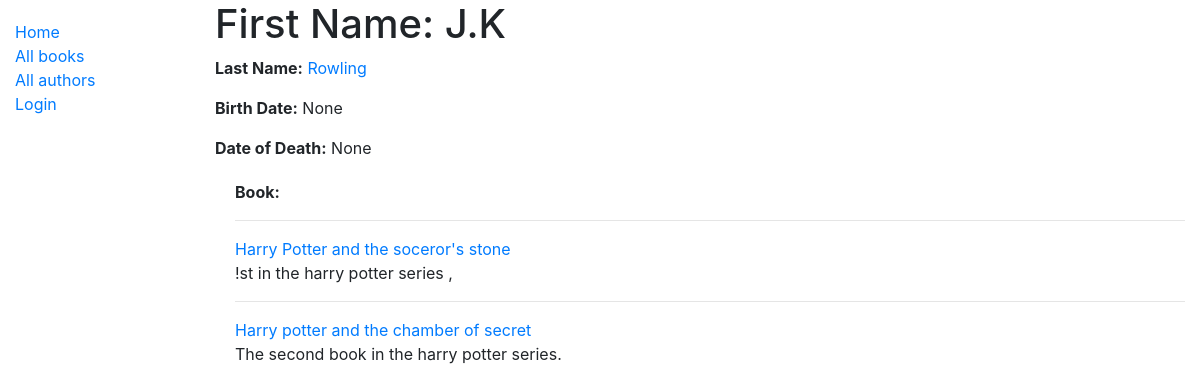
Screenshot of /catalog/author/4 with the database file from the repository.
### catalog/models.py (models this page shows, shortened)
class Author(models.Model):
    first_name = models.CharField(max_length=100)
    last_name = models.CharField(max_length=100)
    date_of_birth = models.DateField(null=True, blank=True)
    date_of_death = models.DateField('Died', null=True, blank=True)
    class Meta:
        ordering = ['last_name', 'first_name']

class Book(models.Model):
    title = models.CharField(max_length=200)
    author = models.ForeignKey('Author', on_delete=models.SET_NULL, null=True)
    summary = models.TextField(max_length=1000, help_text='Enter a brief description of the book')
    isbn = models.CharField('ISBN', max_length=13,
                            help_text='13 Character <a href="https://www.isbn-international.org/content/what-isbn">ISBN number</a>')
    genre = models.ManyToManyField(Genre, help_text='Select a genre for this book')
    def __str__(self):
        return self.title

### catalog/views.py (the view)
# urls.py: path('author/<int:pk>', views.AuthorDetailView.as_view(), name='author-detail'),
class AuthorDetailView(generic.DetailView):
    model = Author

### catalog/templates/catalog/author_detail.html (shortened to what this page needs)
<!DOCTYPE html>
<html lang="en">
<head>
</head>
<body>
{% extends "base_generic.html" %}
{% block content %}
  <h1>First Name: {{ author.first_name }}</h1>
  <p><strong>Last Name:</strong> <a href="">{{author.last_name }}</a></p>
  <p><strong>Birth Date:</strong> {{ author.date_of_birth }}</p>
  <p><strong>Date of Death:</strong> {{ author.date_of_death }}</p>
<div style="margin-left:20px;margin-top:20px">
  <p><strong>Book:</strong> {% for book in author.book_set.all %}
      <hr>
    <a href="{% url 'book-detail' book.author.pk %}"> {{ book }} </a> <br/>
        {{ book.summary }}
      {% if not forloop.last %}, {% endif %}{% endfor %}</p>
</div>
{% endblock %}

### rows the page displays
Author: first_name "J.K", last_name "Rowling", date_of_birth "None", date_of_death "None"
Book: title "Harry Potter and the soceror's stone", summary "!st in the harry potter series"
Book: title "Harry potter and the chamber of secret", summary "The second book in the harry potter series."
